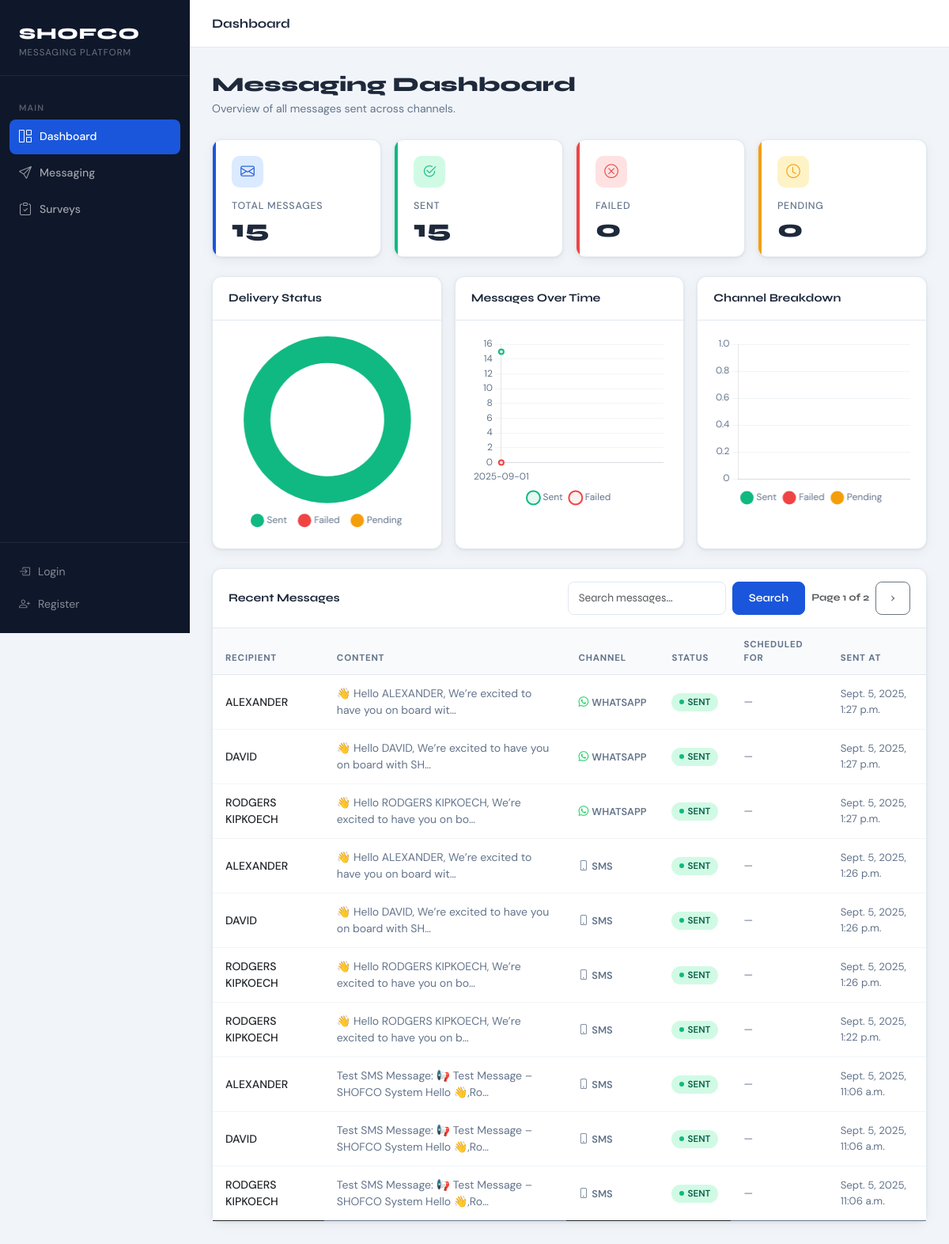
The app's page /dashboard/, older data.
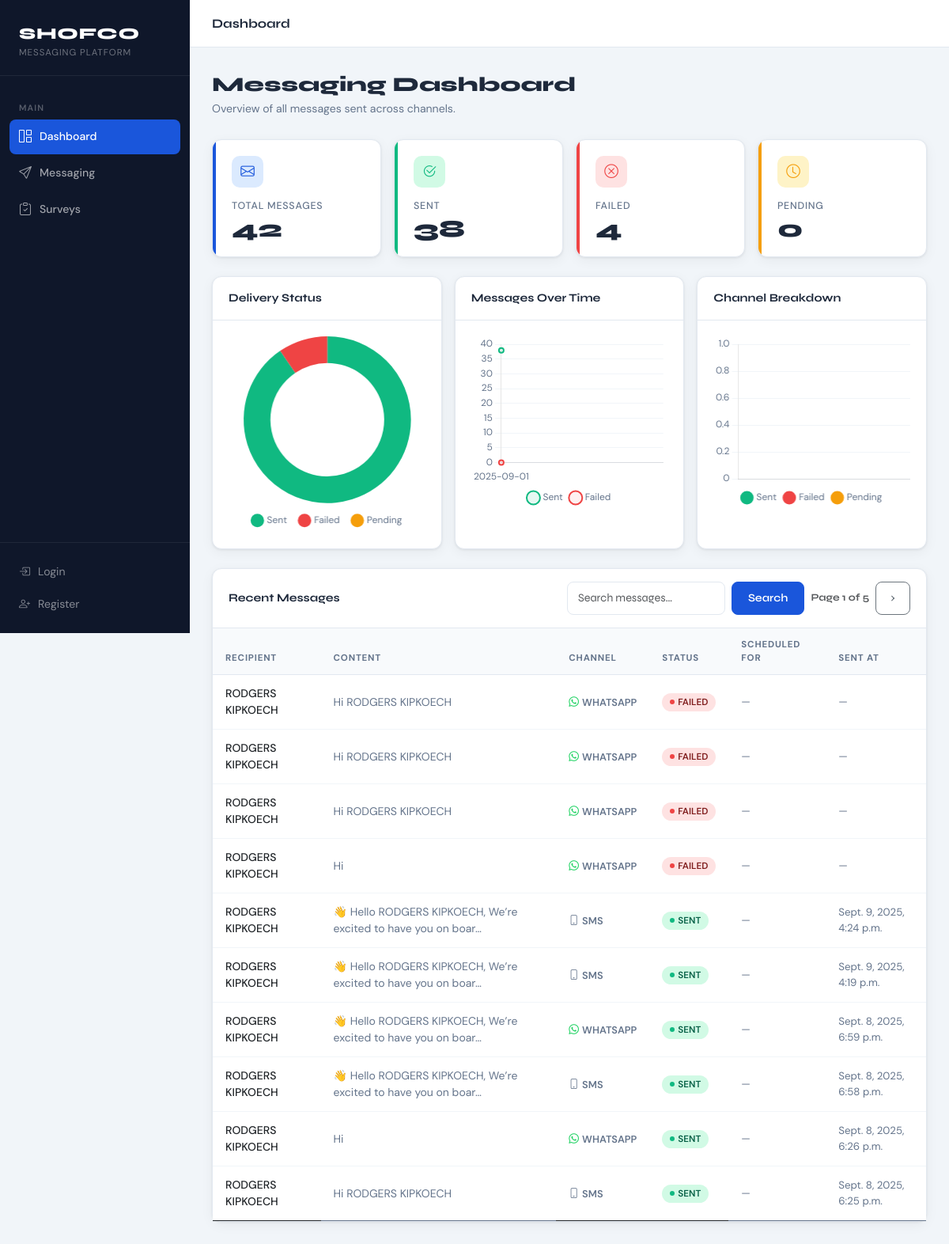
The same page, newer data.
### messaging/models.py (models this page shows, shortened)
class Message(models.Model):
    CHANNEL_CHOICES = [
        ('SMS', 'SMS'),
        ('WHATSAPP', 'WhatsApp'),
        ('EMAIL', 'Email'),
    ]
    recipient = models.ForeignKey(Beneficiary, on_delete=models.CASCADE)
    content = models.TextField()
    channel = models.CharField(max_length=10, choices=CHANNEL_CHOICES)
    status = models.CharField(max_length=20, default='PENDING')
    sent_at = models.DateTimeField(null=True, blank=True)
    scheduled_for = models.DateTimeField(null=True, blank=True)
    message_sid = models.CharField(max_length=64, null=True, blank=True)
    media = models.FileField(upload_to="message_media/", null=True, blank=True)
    media_url = models.URLField(null=True, blank=True)

### beneficiaries/models.py (models this page shows, shortened)
class Beneficiary(models.Model):
    name = models.CharField(max_length=100)
    phone_number = models.CharField(max_length=15)
    email = models.EmailField(blank=True, null=True)
    infobip_synced = models.BooleanField(default=False)

### dashboard/views.py (the view)
# urls.py: path('', dashboard_home, name='dashboard_home'),
def dashboard_home(request):
    total_messages = Message.objects.count()
    sent_messages = Message.objects.filter(status='SENT').count()
    failed_messages = Message.objects.filter(status='FAILED').count()
    pending_messages = Message.objects.filter(status='PENDING').count()
    total_beneficiaries = Beneficiary.objects.count()
    search_query = request.GET.get("q", "")
    messages_list = Message.objects.annotate(
        order_time=Coalesce('sent_at', 'scheduled_for', Value(now()))
    ).order_by('-order_time')
    if search_query:
        messages_list = messages_list.filter(content__icontains=search_query)
    paginator = Paginator(messages_list, 10)
    page_number = request.GET.get('page')
    page_obj = paginator.get_page(page_number)
    group_by = request.GET.get("group_by", "month")
    if group_by == "day":
        trunc_func = TruncDay("sent_at")
    elif group_by == "week":
        trunc_func = TruncWeek("sent_at")
    else:
        trunc_func = TruncMonth("sent_at")
    analytics = (
        Message.objects.filter(sent_at__isnull=False)
        .annotate(period=trunc_func)
        .values("period", "status")
        .annotate(count=Count("id"))
        .order_by("period")
    )
    chart_labels_raw = sorted(list(set([
        a["period"].strftime("%Y-%m-%d") for a in analytics
    ])))
    sent_data = []
    failed_data = []
    for label in chart_labels_raw:
        sent_data.append(next(
            (a["count"] for a in analytics
             if a["period"].strftime("%Y-%m-%d") == label and a["status"] == "SENT"), 0
        ))
        failed_data.append(next(
            (a["count"] for a in analytics
             if a["period"].strftime("%Y-%m-%d") == label and a["status"] == "FAILED"), 0
        ))
    context = {
        'total_messages': total_messages,
        'sent_messages': sent_messages,
        'failed_messages': failed_messages,
        'pending_messages': pending_messages,
        'total_beneficiaries': total_beneficiaries,
        'messages': page_obj,
        'search_query': search_query,
        'group_by': group_by,
        'chart_labels': json.dumps(chart_labels_raw),
        'sent_data': json.dumps(sent_data),
        'failed_data': json.dumps(failed_data),
    }
    return render(request, 'home.html', context)

### templates/home.html (shortened to what the changed rows need)
{% extends "base.html" %}
{% block content %}
<div class="page-header">
  <h1>Messaging Dashboard</h1>
</div>
<div class="row g-3 mb-4">
  <div class="col-sm-6 col-xl-3">
    <div class="stat-card primary">
      <div class="stat-icon"><i class="bi bi-envelope"></i></div>
      <div class="stat-label">Total Messages</div>
      <div class="stat-value">{{ total_messages|default:0 }}</div>
    </div>
  </div>
  <div class="col-sm-6 col-xl-3">
    <div class="stat-card success">
      <div class="stat-icon"><i class="bi bi-check2-circle"></i></div>
      <div class="stat-label">Sent</div>
      <div class="stat-value">{{ sent_messages|default:0 }}</div>
    </div>
  </div>
  <div class="col-sm-6 col-xl-3">
    <div class="stat-card danger">
      <div class="stat-icon"><i class="bi bi-x-circle"></i></div>
      <div class="stat-label">Failed</div>
      <div class="stat-value">{{ failed_messages|default:0 }}</div>
    </div>
  </div>
</div>
<div class="row g-3 mb-4">
  <div class="col-md-4">
    <div class="card h-100">
      <div class="card-body d-flex align-items-center justify-content-center" style="min-height:220px;">
        <canvas id="statusDonut"></canvas>
      </div>
    </div>
  </div>
  <div class="col-md-4">
    <div class="card h-100">
      <div class="card-body" style="min-height:220px;">
        <canvas id="trendChart" style="max-height:220px;"></canvas>
      </div>
    </div>
  </div>
</div>
<div class="card">
  <div class="card-header d-flex align-items-center justify-content-between flex-wrap gap-2">
    <div class="d-flex align-items-center gap-2">
      <form method="get" class="d-flex" style="gap:8px;">
        <input type="text" name="q" value="{{ search_query }}" placeholder="Search messages…"
               class="form-control form-control-sm" style="width:200px;">
        <button type="submit" class="btn btn-primary btn-sm">Search</button>
      </form>
      <span class="text-muted" style="font-size:.8rem;white-space:nowrap;">
        Page {{ messages.number }} of {{ messages.paginator.num_pages }}
      </span>
      {% if messages.has_next %}
        <a class="btn btn-sm btn-outline-secondary" href="?page={{ messages.next_page_number }}&q={{ search_query }}">›</a>
      {% endif %}
    </div>
  </div>
  <div class="table-responsive">
    <table class="table mb-0">
      <thead>
        <tr>
          <th>Recipient</th>
          <th>Content</th>
          <th>Channel</th>
          <th>Status</th>
          <th>Scheduled For</th>
          <th>Sent At</th>
        </tr>
      </thead>
      <tbody>
        {% for message in messages %}
          <tr>
            <td style="font-weight:500;">{{ message.recipient.name|default:message.recipient.phone_number }}</td>
            <td style="color:var(--text-muted);">{{ message.content|truncatechars:60 }}</td>
            <td>
              <span style="display:inline-flex;align-items:center;gap:4px;font-size:.8rem;font-weight:600;color:var(--text-muted);">
                {% if message.channel == "SMS" %}<i class="bi bi-phone"></i>
                {% elif message.channel == "WHATSAPP" %}<i class="bi bi-whatsapp" style="color:#25d366;"></i>
                {% elif message.channel == "EMAIL" %}<i class="bi bi-envelope"></i>
                {% endif %}
                {{ message.channel }}
              </span>
            </td>
            <td>
              {% if message.status == "PENDING" %}
                <span class="badge-status pending">PENDING</span>
              {% elif message.status == "SENT" %}
                <span class="badge-status sent">SENT</span>
              {% else %}
                <span class="badge-status failed">FAILED</span>
              {% endif %}
            </td>
            <td style="color:var(--text-muted);font-size:.83rem;">{{ message.scheduled_for|default:"—" }}</td>
            <td style="color:var(--text-muted);font-size:.83rem;">{{ message.sent_at|default:"—" }}</td>
          </tr>
        {% endfor %}
      </tbody>
    </table>
  </div>
</div>
<script>
  Chart.defaults.font.family = "'DM Sans', sans-serif";
  Chart.defaults.color = '#64748b';
  const labels       = {{ chart_labels|safe|default:"[]" }};
  const sentData     = {{ sent_data|safe|default:"[]" }};
  const failedData   = {{ failed_data|safe|default:"[]" }};
  const channelLabels  = {{ channel_labels|safe|default:"[]" }};
  const channelSent    = {{ channel_sent|safe|default:"[]" }};
  const channelFailed  = {{ channel_failed|safe|default:"[]" }};
  const channelPending = {{ channel_pending|safe|default:"[]" }};
  new Chart(document.getElementById('statusDonut'), {
    type: 'doughnut',
    data: {
      labels: ['Sent', 'Failed', 'Pending'],
      datasets: [{ data: [{{ sent_messages|default:0 }}, {{ failed_messages|default:0 }}, {{ pending_messages|default:0 }}],
        backgroundColor: ['#10b981','#ef4444','#f59e0b'],
        borderWidth: 0, hoverOffset: 4
      }]
    },
    options: { responsive: true, cutout: '68%', plugins: { legend: { position: 'bottom', labels: { padding: 16, usePointStyle: true } } } }
  });
  new Chart(document.getElementById('trendChart'), {
    type: 'line',
    data: {
      labels: labels,
      datasets: [
        { label: 'Sent', data: sentData, fill: true,
          backgroundColor: 'rgba(16,185,129,.1)', borderColor: '#10b981', borderWidth: 2, tension: 0.4, pointRadius: 3 },
        { label: 'Failed', data: failedData, fill: true,
          backgroundColor: 'rgba(239,68,68,.08)', borderColor: '#ef4444', borderWidth: 2, tension: 0.4, pointRadius: 3 }
      ]
    },
    options: { responsive: true, maintainAspectRatio: false,
      plugins: { legend: { position: 'bottom', labels: { usePointStyle: true } } },
      scales: { y: { beginAtZero: true, grid: { color: '#f1f5f9' } }, x: { grid: { display: false } } }
    }
  });
  new Chart(document.getElementById('channelBar'), {
    type: 'bar',
    data: {
      labels: channelLabels,
      datasets: [
        { label: 'Sent',    data: channelSent,    backgroundColor: '#10b981' },
        { label: 'Failed',  data: channelFailed,  backgroundColor: '#ef4444' },
        { label: 'Pending', data: channelPending, backgroundColor: '#f59e0b' }
      ]
    },
    options: {
      responsive: true, maintainAspectRatio: false,
      plugins: { legend: { position: 'bottom', labels: { usePointStyle: true } } },
      scales: { x: { stacked: true, grid: { display: false } }, y: { stacked: true, beginAtZero: true, grid: { color: '#f1f5f9' } } }
    }
  });
</script>
{% endblock %}

Row changes from the older to the newer data that the page shows:
no longer on this page (row unchanged): Message: recipient.name "ALEXANDER", content "👋 Hello ALEXANDER, We’re excited to have you on board wit…", channel "WHATSAPP", status "SENT", scheduled_for "—", sent_at "Sept. 5, 2025, 1:27 p.m."
no longer on this page (row unchanged): Message: recipient.name "DAVID", content "👋 Hello DAVID, We’re excited to have you on board with SH…", channel "WHATSAPP", status "SENT", scheduled_for "—", sent_at "Sept. 5, 2025, 1:27 p.m."
no longer on this page (row unchanged): Message: recipient.name "RODGERS KIPKOECH", content "👋 Hello RODGERS KIPKOECH, We’re excited to have you on bo…", channel "WHATSAPP", status "SENT", scheduled_for "—", sent_at "Sept. 5, 2025, 1:27 p.m."
no longer on this page (row unchanged): Message: recipient.name "ALEXANDER", content "👋 Hello ALEXANDER, We’re excited to have you on board wit…", channel "SMS", status "SENT", scheduled_for "—", sent_at "Sept. 5, 2025, 1:26 p.m."
no longer on this page (row unchanged): Message: recipient.name "DAVID", content "👋 Hello DAVID, We’re excited to have you on board with SH…", channel "SMS", status "SENT", scheduled_for "—", sent_at "Sept. 5, 2025, 1:26 p.m."
no longer on this page (row unchanged): Message: recipient.name "RODGERS KIPKOECH", content "👋 Hello RODGERS KIPKOECH, We’re excited to have you on bo…", channel "SMS", status "SENT", scheduled_for "—", sent_at "Sept. 5, 2025, 1:26 p.m."
no longer on this page (row unchanged): Message: recipient.name "RODGERS KIPKOECH", content "👋 Hello RODGERS KIPKOECH, We’re excited to have you on b…", channel "SMS", status "SENT", scheduled_for "—", sent_at "Sept. 5, 2025, 1:22 p.m."
no longer on this page (row unchanged): Message: recipient.name "ALEXANDER", content "Test SMS Message: 📢 Test Message – SHOFCO System Hello 👋,Ro…", channel "SMS", status "SENT", scheduled_for "—", sent_at "Sept. 5, 2025, 11:06 a.m."
no longer on this page (row unchanged): Message: recipient.name "DAVID", content "Test SMS Message: 📢 Test Message – SHOFCO System Hello 👋,Ro…", channel "SMS", status "SENT", scheduled_for "—", sent_at "Sept. 5, 2025, 11:06 a.m."
no longer on this page (row unchanged): Message: recipient.name "RODGERS KIPKOECH", content "Test SMS Message: 📢 Test Message – SHOFCO System Hello 👋,Ro…", channel "SMS", status "SENT", scheduled_for "—", sent_at "Sept. 5, 2025, 11:06 a.m."
added Message: recipient.name "RODGERS KIPKOECH", content "Hi RODGERS KIPKOECH", channel "WHATSAPP", status "FAILED", scheduled_for "—", sent_at "—"
added Message: recipient.name "RODGERS KIPKOECH", content "Hi RODGERS KIPKOECH", channel "WHATSAPP", status "FAILED", scheduled_for "—", sent_at "—"
added Message: recipient.name "RODGERS KIPKOECH", content "Hi RODGERS KIPKOECH", channel "WHATSAPP", status "FAILED", scheduled_for "—", sent_at "—"
added Message: recipient.name "RODGERS KIPKOECH", content "Hi", channel "WHATSAPP", status "FAILED", scheduled_for "—", sent_at "—"
added Message: recipient.name "RODGERS KIPKOECH", content "👋 Hello RODGERS KIPKOECH, We’re excited to have you on boar…", channel "SMS", status "SENT", scheduled_for "—", sent_at "Sept. 9, 2025, 4:24 p.m."
added Message: recipient.name "RODGERS KIPKOECH", content "👋 Hello RODGERS KIPKOECH, We’re excited to have you on boar…", channel "SMS", status "SENT", scheduled_for "—", sent_at "Sept. 9, 2025, 4:19 p.m."
added Message: recipient.name "RODGERS KIPKOECH", content "👋 Hello RODGERS KIPKOECH, We’re excited to have you on boar…", channel "WHATSAPP", status "SENT", scheduled_for "—", sent_at "Sept. 8, 2025, 6:59 p.m."
added Message: recipient.name "RODGERS KIPKOECH", content "👋 Hello RODGERS KIPKOECH, We’re excited to have you on boar…", channel "SMS", status "SENT", scheduled_for "—", sent_at "Sept. 8, 2025, 6:58 p.m."
added Message: recipient.name "RODGERS KIPKOECH", content "Hi", channel "WHATSAPP", status "SENT", scheduled_for "—", sent_at "Sept. 8, 2025, 6:26 p.m."
added Message: recipient.name "RODGERS KIPKOECH", content "Hi RODGERS KIPKOECH", channel "SMS", status "SENT", scheduled_for "—", sent_at "Sept. 8, 2025, 6:25 p.m."
Text that changed along with them:
{{ total_messages|default:0 }}: "15" → "42"
{{ sent_messages|default:0 }}: "15" → "38"
{{ failed_messages|default:0 }}: "0" → "4"
chart data {{ sent_data|safe|default:"[]" }}: [15] → [38]
chart data {{ sent_messages|default:0 }}: 15 → 38
chart data {{ failed_messages|default:0 }}: 0 → 4
{{ messages.paginator.num_pages }}: "2" → "5"
